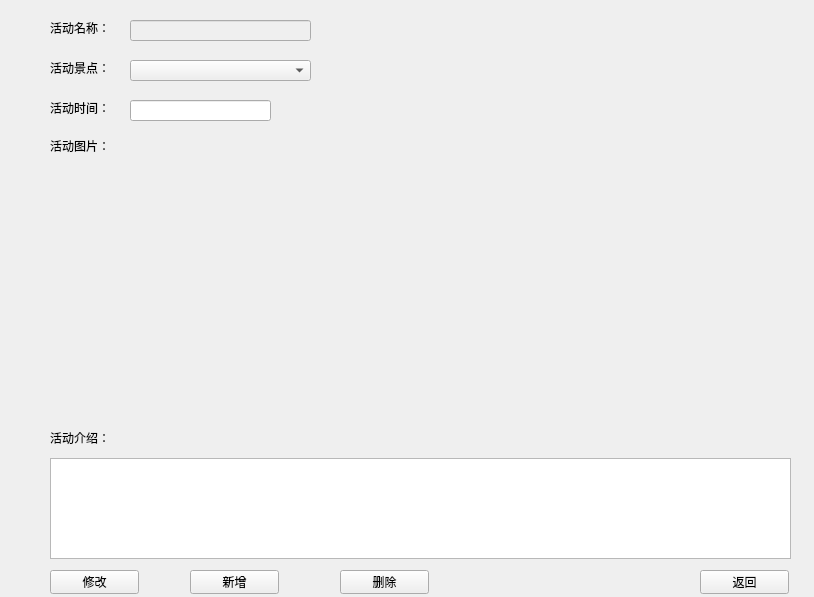
<?xml version="1.0" encoding="UTF-8"?>
<ui version="4.0">
 <class>activitydetail</class>
 <widget class="QWidget" name="activitydetail">
  <property name="geometry">
   <rect>
    <x>0</x>
    <y>0</y>
    <width>814</width>
    <height>597</height>
   </rect>
  </property>
  <property name="windowTitle">
   <string>Form</string>
  </property>
  <widget class="QPushButton" name="back_btn">
   <property name="geometry">
    <rect>
     <x>700</x>
     <y>570</y>
     <width>89</width>
     <height>24</height>
    </rect>
   </property>
   <property name="text">
    <string>返回</string>
   </property>
  </widget>
  <widget class="QPushButton" name="modify_btn">
   <property name="geometry">
    <rect>
     <x>50</x>
     <y>570</y>
     <width>89</width>
     <height>24</height>
    </rect>
   </property>
   <property name="text">
    <string>修改</string>
   </property>
  </widget>
  <widget class="QPushButton" name="add_btn">
   <property name="geometry">
    <rect>
     <x>190</x>
     <y>570</y>
     <width>89</width>
     <height>24</height>
    </rect>
   </property>
   <property name="text">
    <string>新增</string>
   </property>
  </widget>
  <widget class="QPushButton" name="delete_btn">
   <property name="geometry">
    <rect>
     <x>340</x>
     <y>570</y>
     <width>89</width>
     <height>24</height>
    </rect>
   </property>
   <property name="text">
    <string>删除</string>
   </property>
  </widget>
  <widget class="QLabel" name="label">
   <property name="geometry">
    <rect>
     <x>50</x>
     <y>20</y>
     <width>729</width>
     <height>15</height>
    </rect>
   </property>
   <property name="text">
    <string>活动名称：</string>
   </property>
  </widget>
  <widget class="QLineEdit" name="activity_name">
   <property name="enabled">
    <bool>false</bool>
   </property>
   <property name="geometry">
    <rect>
     <x>130</x>
     <y>20</y>
     <width>181</width>
     <height>21</height>
    </rect>
   </property>
  </widget>
  <widget class="QLabel" name="label_2">
   <property name="geometry">
    <rect>
     <x>50</x>
     <y>60</y>
     <width>729</width>
     <height>15</height>
    </rect>
   </property>
   <property name="text">
    <string>活动景点：</string>
   </property>
  </widget>
  <widget class="QComboBox" name="scenicname">
   <property name="geometry">
    <rect>
     <x>130</x>
     <y>60</y>
     <width>181</width>
     <height>21</height>
    </rect>
   </property>
  </widget>
  <widget class="QLabel" name="label_3">
   <property name="geometry">
    <rect>
     <x>50</x>
     <y>100</y>
     <width>729</width>
     <height>15</height>
    </rect>
   </property>
   <property name="text">
    <string>活动时间：</string>
   </property>
  </widget>
  <widget class="QLabel" name="label_5">
   <property name="geometry">
    <rect>
     <x>50</x>
     <y>130</y>
     <width>71</width>
     <height>31</height>
    </rect>
   </property>
   <property name="text">
    <string>活动图片：</string>
   </property>
  </widget>
  <widget class="QLabel" name="label_4">
   <property name="geometry">
    <rect>
     <x>50</x>
     <y>430</y>
     <width>71</width>
     <height>16</height>
    </rect>
   </property>
   <property name="text">
    <string>活动介绍：</string>
   </property>
  </widget>
  <widget class="QLabel" name="activitypicture">
   <property name="geometry">
    <rect>
     <x>140</x>
     <y>130</y>
     <width>631</width>
     <height>311</height>
    </rect>
   </property>
   <property name="text">
    <string/>
   </property>
  </widget>
  <widget class="QTextEdit" name="introduction">
   <property name="geometry">
    <rect>
     <x>50</x>
     <y>458</y>
     <width>741</width>
     <height>101</height>
    </rect>
   </property>
  </widget>
  <widget class="QLineEdit" name="time">
   <property name="geometry">
    <rect>
     <x>130</x>
     <y>100</y>
     <width>141</width>
     <height>21</height>
    </rect>
   </property>
  </widget>
 </widget>
 <resources/>
 <connections/>
</ui>
